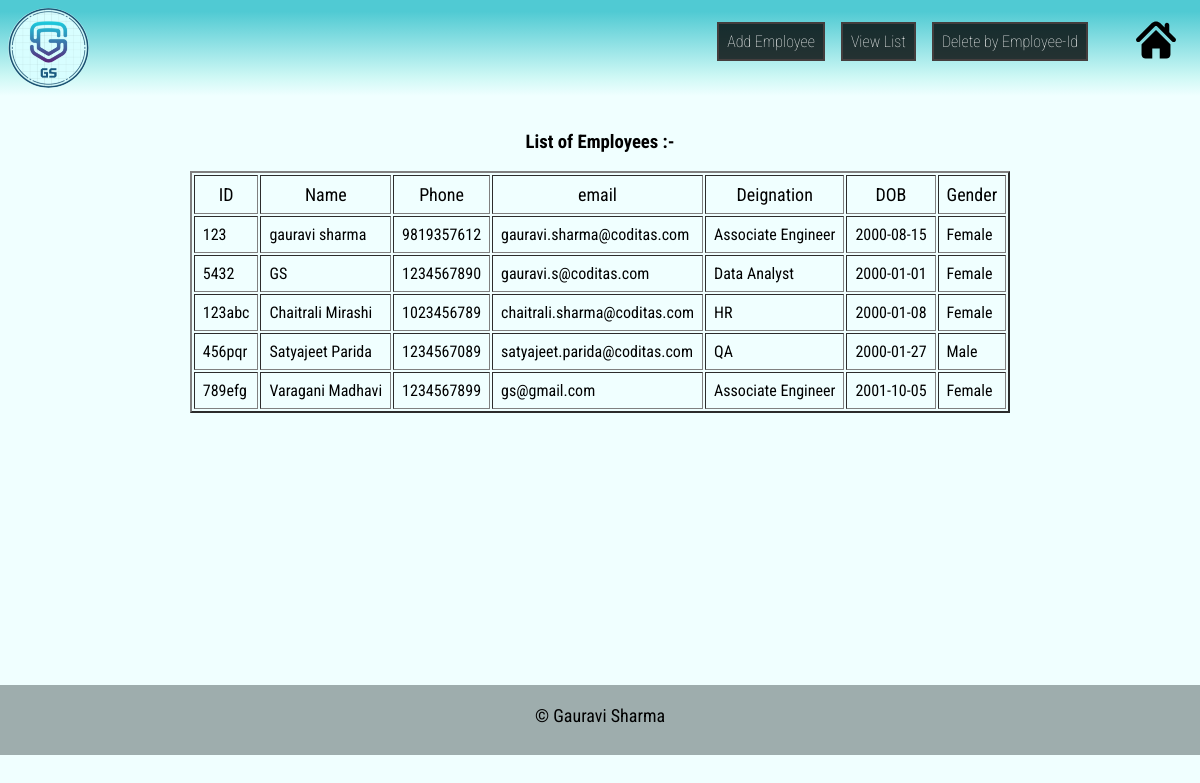
The page /view_list on the database its author committed.
### model.py (models this page shows, shortened)
class EmployeeModel(db.Model):
    __tablename__ = "details"
    id = db.Column(db.Integer, primary_key=True)
    employee_id = db.Column(db.Integer(),unique = True)
    name = db.Column(db.String())
    phone = db.Column(db.Integer())
    position = db.Column(db.String(80))
    email = db.Column(db.String())
    gender = db.Column(db.String())
    dob = db.Column(db.Date())

### app.py (the view)
@app.route('/view_list')
def RetrieveDataList():
    employees = EmployeeModel.query.all()
    return render_template('view_list.html',employees = employees)

### templates/view_list.html (shortened to what this page needs)
{% extends 'navbar.html' %}
{% block content %}
<main class="main-content">
    <h3>List of Employees :-</h3>
    <div id="form">
    <table border="2">
        <thead id="title">
            <td>ID</td>
            <td>Name</td>
            <td>Phone</td>
            <td>email</td>
            <td>Deignation</td>
            <td>DOB</td>
            <td>Gender</td>
        </thead>
        {% for employee in employees %}
        <tr>
            <td>{{employee.employee_id}}</td>
            <td>{{employee.name}}</td>
            <td>{{employee.phone}}</td>
            <td>{{employee.email}}</td>
            <td>{{employee.position}}</td>
            <td>{{employee.dob}}</td>
            <td>{{employee.gender}}</td>
        </tr>
        {% endfor %}
    </table>
    </div>
</main>
{% endblock %}

### templates/navbar.html (shortened to what this page needs)
<!DOCTYPE html>
<html lang="en">
<head>
    <link rel="stylesheet" href="{{ url_for('static',filename='css/style.css')}}">
</head>
<body>
    <header>
        <img src="{{ url_for('static',filename='images/logo.png')}}" id="logo" alt="">
        <nav>
            <ul>
                <li><a href="/add_employee">Add Employee</a></li>
                <li><a href="/view_list">View List</a></li>
                <li><a href="/remove_employee">Delete by Employee-Id</a></li>
			<li><a href="/" id="home"><img id="home-sign" src=" {{ url_for('static',filename='images/home-icon-silhouette-svgrepo-com.svg')}}" alt=""></a></li>
            </ul>
        </nav>
    </header>
{% block content %}
{% endblock %}
<footer class="footer">
    <span class="footer_contents">&copy; Gauravi Sharma</span>
</footer>
</body>
</html>

### static/css/style.css (style rules this page uses)
body { margin: 0; font-family: 'Roboto Condensed', sans-serif; background-color: azure; }
.main-content { display: flex; align-items: center; justify-content: center; flex-direction: column; height: 100%; align-self: center; margin-bottom: 6rem; margin-top: 1rem; }
#form { margin-bottom: 11rem; }
header { display: flex; align-items: center; padding: 8px; justify-content: space-between; background-image: linear-gradient(to bottom, #50cad3 12%, #cef8f5 80%,rgba(255,255,255,0)); }
nav ul { list-style: none; display: flex; flex-wrap: wrap; margin-right:1.5rem ; }
li > a { text-decoration: none; font-weight: bold; padding: 0.5rem; margin: 0.5rem; border: 2px solid rgba(71, 63, 63, 0.928); background-color: rgba(0, 0, 0, 0.788); color:white; font-weight: lighter; text-decoration: none; }
#logo { height: 5rem; border-radius: 50%; }
#title { font-size: large; text-align: center; }
td { padding: 0.5rem; }
.footer { font-size: large; height:50px; width: 100%; background-image: none; background-repeat: repeat; background-attachment: scroll; background-position: 0% 0%; bottom: 1pt; background-color: rgba(34, 48, 48, 0.397); left: 0pt; margin: 0%; text-align: center; padding-top: 20px; }
.footer_contents { height:50px; width: 100%; text-align: center; margin:auto; }
#home { background-color: transparent; border:none; margin: 0; }
#home-sign { height: 40px; width: 40px; margin: -0.75rem -1rem 0 2rem; }

### rows shown on the page
EmployeeModel: employee_id "123", name "gauravi sharma", phone "9819357612", email "gauravi.sharma@coditas.com", position "Associate Engineer", dob "2000-08-15", gender "Female"
EmployeeModel: employee_id "5432", name "GS", phone "1234567890", email "gauravi.s@coditas.com", position "Data Analyst", dob "2000-01-01", gender "Female"
EmployeeModel: employee_id "123abc", name "Chaitrali Mirashi", phone "1023456789", email "chaitrali.sharma@coditas.com", position "HR", dob "2000-01-08", gender "Female"
EmployeeModel: employee_id "456pqr", name "Satyajeet Parida", phone "1234567089", email "satyajeet.parida@coditas.com", position "QA", dob "2000-01-27", gender "Male"
EmployeeModel: employee_id "789efg", name "Varagani Madhavi", phone "1234567899", email "gs@gmail.com", position "Associate Engineer", dob "2001-10-05", gender "Female"
